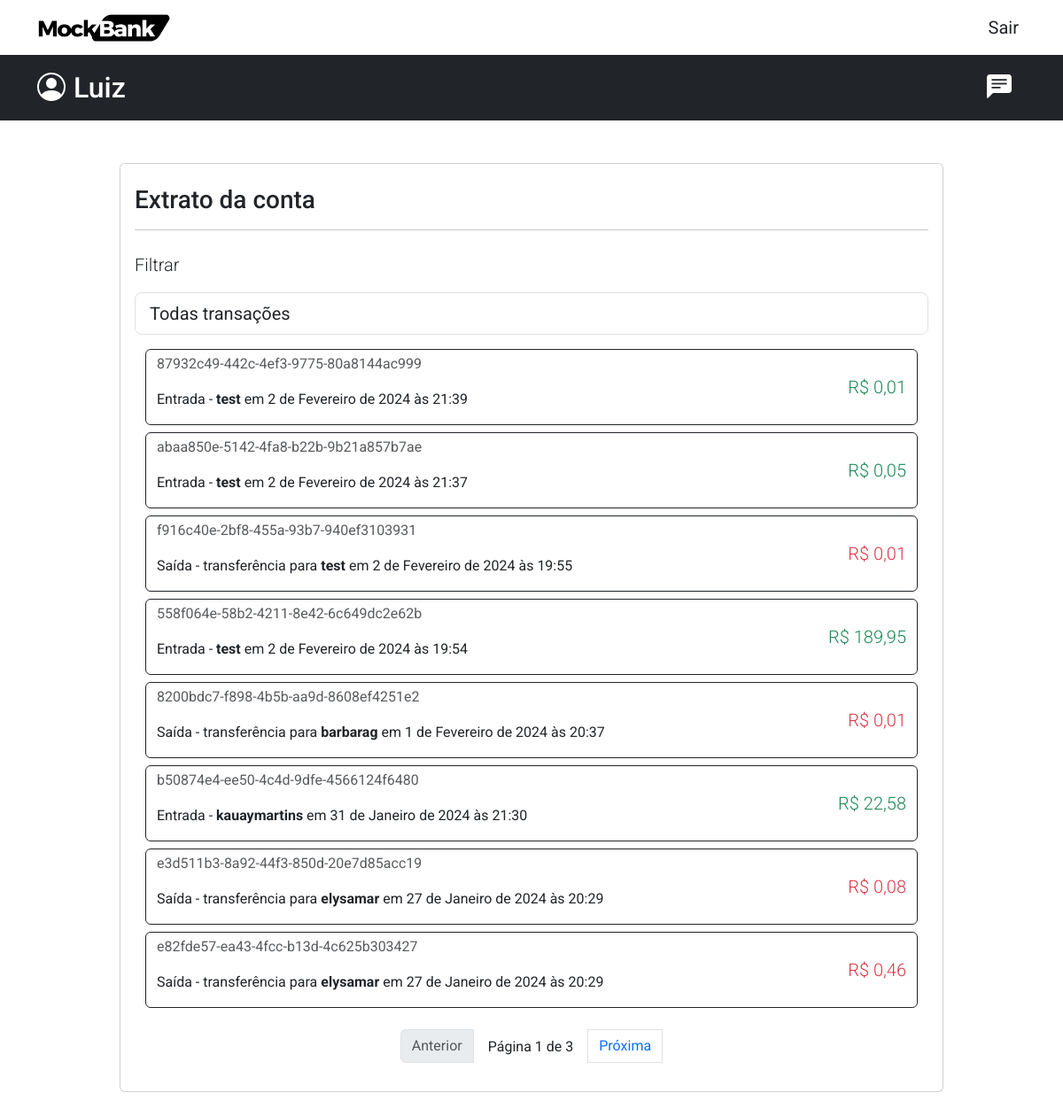
/service/extract/ (signed in), run on an earlier commit of the app's database.
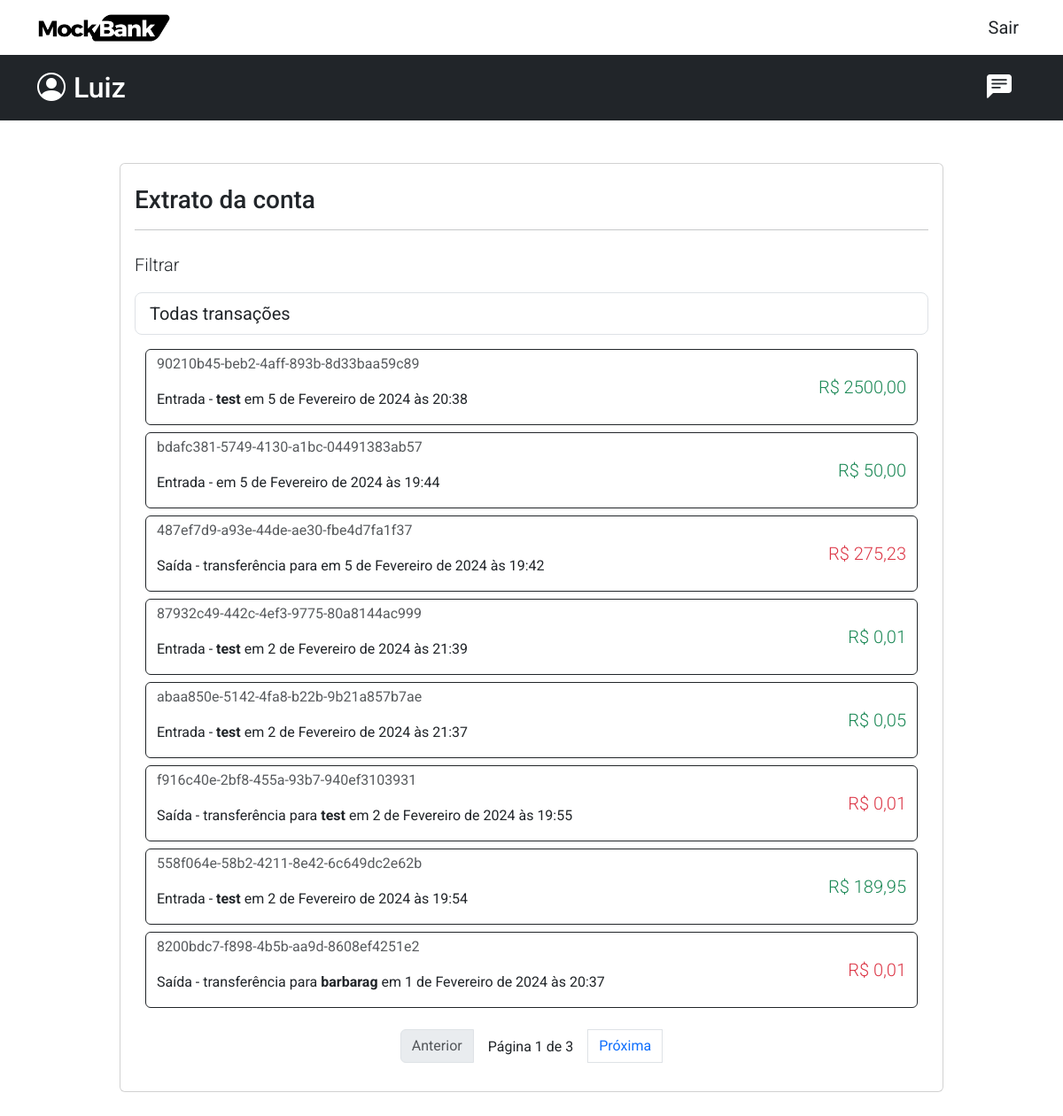
And on a later commit of the database.
### service/models.py (models this page shows, shortened)
class TransferModel(models.Model):
    transfer_id = models.UUIDField(primary_key=True, default=uuid.uuid4, editable=False)
    created_at = models.DateTimeField(auto_now_add=True, editable=False)
    value = models.DecimalField(max_digits=8, decimal_places=2)
    sent_by = models.ForeignKey(User, on_delete=models.CASCADE, related_name='sent_transfers')
    received_by = models.ForeignKey(User, on_delete=models.CASCADE, related_name='received_transfers')
    class Meta:
        ordering = ['-created_at']

### service/views.py (the view)
# urls.py: path('extract/', views.ExtractAccountView.as_view(), name='extract'),
@method_decorator(login_required(login_url='user:login'), name='dispatch')
class ExtractAccountView(View):
    template_name = 'extract_page.html'
    form_class = forms.ExtractForm
    def get(self, request, *args, **kwargs):
        form = self.form_class(request.GET)
        filter_type = form['filter_type'].value() if form.is_valid() else 'all'
        queryset = ExtractService.extract_account(filter_type=filter_type, user_id=request.user.id)
        paginator = Paginator(queryset, 8)
        page_number = request.GET.get("page")
        page_obj = paginator.get_page(page_number)
        context = {
            'form': form,
            'page_obj': page_obj,
        }
        return render(request, self.template_name, context)

### service/forms/extract_form.py
class ExtractForm(forms.Form):
    FILTER_CHOICES = [
        ('all', 'Todas transações'),
        ('received', 'Entrada'),
        ('sent', 'Saída')
    ]
    filter_type = forms.ChoiceField(choices=FILTER_CHOICES, widget=forms.Select(attrs={'class': 'form-control form-control-lg mt-0 h-100'}))

### service/services.py (called while the page is built)
    @staticmethod
    def extract_account(filter_type, user_id):
        if filter_type == "sent":
            return TransferModel.objects.filter(sent_by=user_id)
        elif filter_type == "received":
            return TransferModel.objects.filter(received_by=user_id)
        else:
            return TransferModel.objects.filter(Q(sent_by=user_id) | Q(received_by=user_id))

### service/templates/extract_page.html (shortened to what the changed rows need)
{% extends "global/base.html" %}
{% load humanize %}
{% block content %}
<main>
    <div class="container mt-5 mb-5">
        <div class="col-12 col-lg-10 mx-auto">
            <div class="card">
                <div class="card-body">
                    <div class="col-12">
                        <div class="row mx-auto mt-3">
                            {% if page_obj %}
                            {% for item in page_obj %}
                                <a href="#" class="mb-2" style="text-decoration: none;">
                                    <div class="container border rounded border-dark text-dark">
                                        <div class="row">
                                            <div class="col-8 col-sm-9 mt-1 ">
                                                <p class="opacity-75">{{ item.transfer_id }}</p>
                                                {% if item.received_by == user %}
                                                <p>Entrada - <strong>{{ item.sent_by }}</strong> em {{ item.created_at }}</p>
                                                {% else %}
                                                <p>Saída - transferência para <strong>{{ item.received_by }}</strong> em {{ item.created_at }}</p>
                                                {% endif %}
                                            </div>
                                            <div class="col-4 col-sm-3 text-end my-auto">
                                                {% if item.received_by == user %}
                                                <p class="text-success my-auto lead"> R$ {{item.value}} </p>
                                                {% else %}
                                                <p class="text-danger my-auto lead"> R$ {{item.value}} </p>
                                                {% endif %}
                                            </div>
                                        </div>
                                    </div>
                                </a>
                            {% endfor %}
                            {% else %}
                            <p class="lead">
                                Você não possui histórico de transações.
                            </p>
                            {% endif %}
                        </div>
                    </div>
                </div>
            </div>
        </div>
    </div>
</main>
{% endblock content %}

What changed in the data, as far as the page shows it:
no longer on this page (row unchanged): TransferModel: transfer_id "b50874e4-ee50-4c4d-9dfe-4566124f6480", sent_by "kauaymartins", created_at "31 de Janeiro de 2024 às 21:30", value "22,58"
no longer on this page (row unchanged): TransferModel: transfer_id "e3d511b3-8a92-44f3-850d-20e7d85acc19", received_by "elysamar", created_at "27 de Janeiro de 2024 às 20:29", value "0,08"
no longer on this page (row unchanged): TransferModel: transfer_id "e82fde57-ea43-4fcc-b13d-4c625b303427", received_by "elysamar", created_at "27 de Janeiro de 2024 às 20:29", value "0,46"
added TransferModel: transfer_id "90210b45-beb2-4aff-893b-8d33baa59c89", sent_by "test", created_at "5 de Fevereiro de 2024 às 20:38", value "2500,00"
added TransferModel: transfer_id "bdafc381-5749-4130-a1bc-04491383ab57", created_at "5 de Fevereiro de 2024 às 19:44", value "50,00"
added TransferModel: transfer_id "487ef7d9-a93e-44de-ae30-fbe4d7fa1f37", created_at "5 de Fevereiro de 2024 às 19:42", value "275,23"
